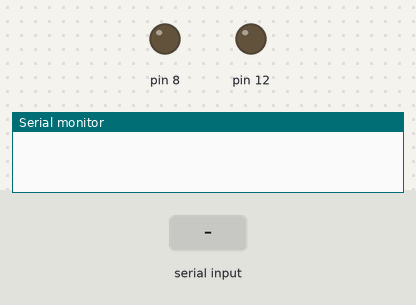
A sketch run on a simulated Arduino Uno, built with avr-gcc and run on an emulated ATmega328P. On the bench: output pins drawn as LEDs (lit = HIGH), the last lines printed to the serial monitor. The test bench sets the inputs (shaded band).

Above: at 1.2 s.
1.3 s: "1\n" received over Serial
At 2.5 s:
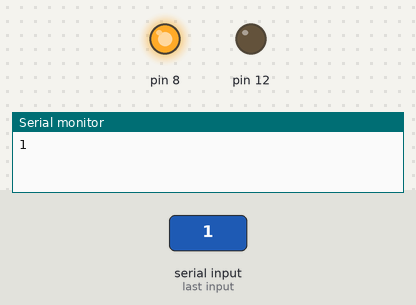
2.8 s: "2\n" received over Serial
At 3.7 s:
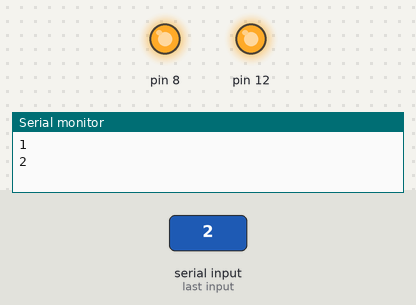
4.3 s: "0\n" received over Serial
At 4.8 s:
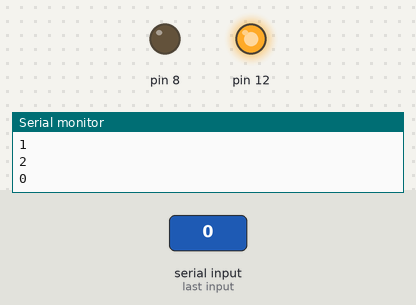
5.8 s: "3\n" received over Serial
At 7.2 s:
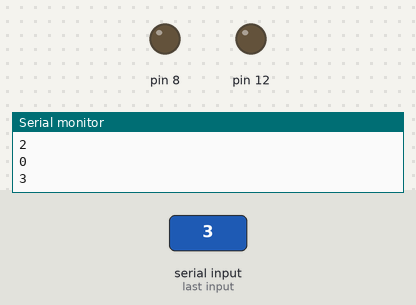
Timing chart, 0 to 8.3 s (numbered marks = the images above; inputs shaded):
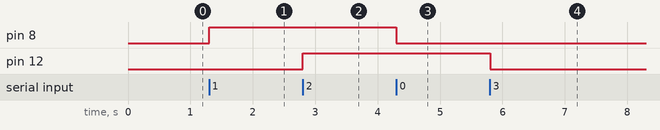

Measured:
- after the input at 1.3 s, pin 8: LOW → HIGH at once
- after the input at 2.8 s, pin 12: LOW → HIGH at once
- after the input at 4.3 s, pin 8: HIGH → LOW at once
- after the input at 5.8 s, pin 12: HIGH → LOW at once

The sketch:

firmware_leds.ino
```cpp
/*
ASIGNACIÓN #2
TÓPICOS ESPECIALES DE CONTROL
PROFESOR: DR. VONG CHONG
FECHA: 15-11-2022
ESTUDIANTE: ANGEL HURTADO
CÓDIGO: FIRMWARE DE ARDUINO UNO PARA LA CONFIGURACIÓN DE ENCENDIDO
        POR MEDIO DE COMUNICACIÓN SERIAL.
*/
const unsigned int MAX_MESSAGE_LENGTH = 12;

void setup() {
  pinMode(8, OUTPUT);
  pinMode(12,OUTPUT);
  digitalWrite(8,LOW);
  digitalWrite(12,LOW);
  // put your setup code here, to run once:
  Serial.begin(9600);
}

void loop() {
  // to check if there is something in the serial buffer
  while (Serial.available() > 0)
  {
  // put your main code here, to run repeatedly:
  static char message[MAX_MESSAGE_LENGTH]; //
  static unsigned int message_pos = 0; // Where in the array to put incoming bites

  //Read the next available byte in the serial receive buffer
  char inByte = Serial.read();

  //Message coming in (check not terminating character)
  if (inByte !='\n' && (message_pos < MAX_MESSAGE_LENGTH -1) )
  {
    message[message_pos] = inByte;
    message_pos++;
  }
  // Full message received
  else
  {
    //Add null chacracter to string
    message[message_pos] = '\0';

    //Print the message
    //Serial.println(message);

    //OR WE COULD...
    int number = atoi(message);
    Serial.print(number);
    Serial.print('\n');

    switch(number){
      case 1:
        digitalWrite(8,HIGH);
        break;
      case 0:
        digitalWrite(8,LOW);
        break;
      case 2:
        digitalWrite(12,HIGH);
        break;
      case 3:
        digitalWrite(12,LOW);
      default:
        break;
    }


    //Reset the position variable
    message_pos = 0;
  }

  }
}
```
